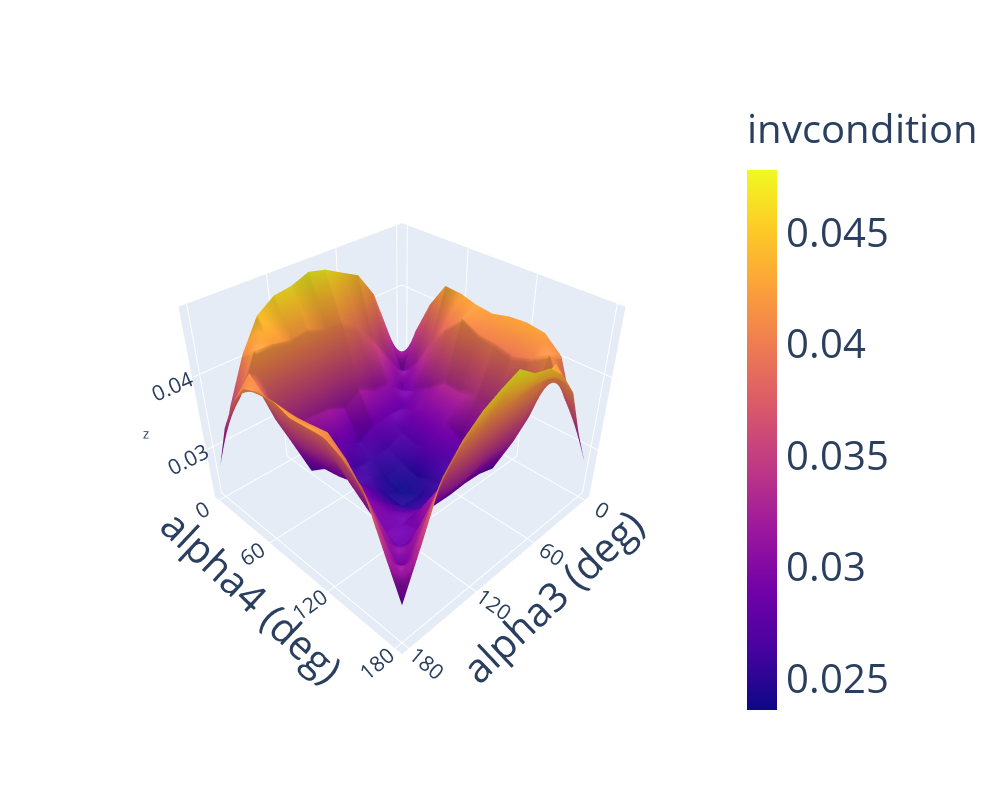
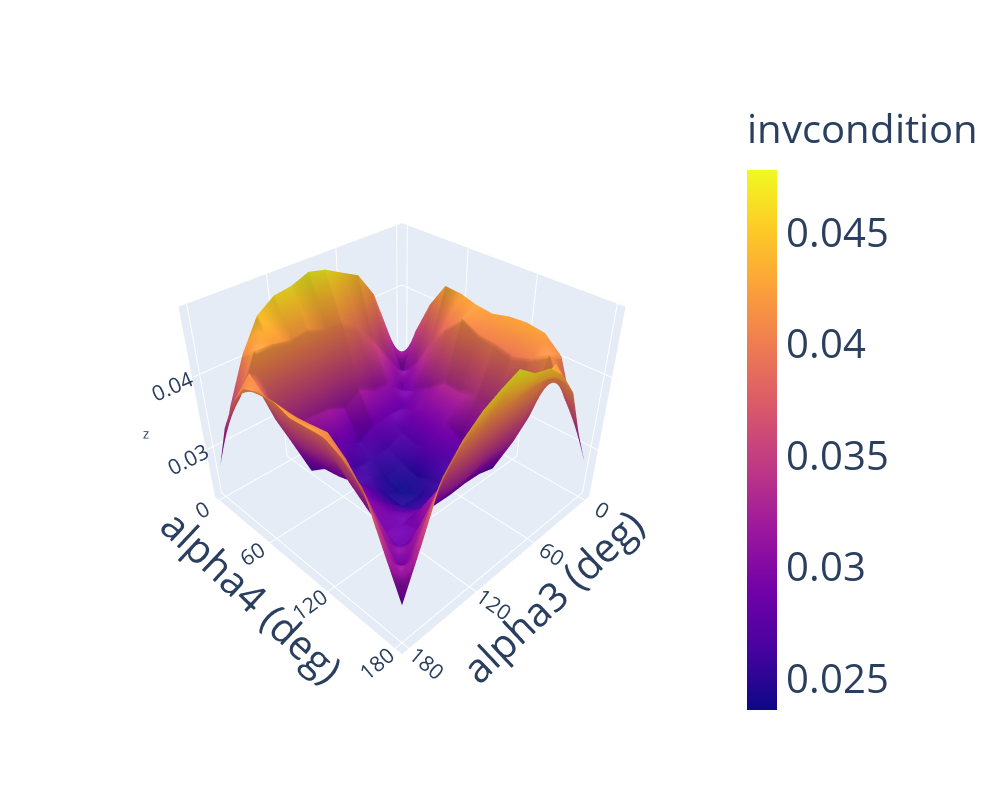

The notebook cell these images were saved under, in order:
### Code cell
plot_global_index_results(
    alpha_list_deg3=alpha3_list * 180 / np.pi,
    alpha_list_deg4=alpha4_list * 180 / np.pi,
    res_mat=result_matrix,
    plot_type="surface",
    method="invcondition",
    axes="all",
    isSave=True,
    step=step,
)

### Figure 1 — Plotly figure (JSON) as saved in the notebook; plotly's stock layout.template omitted (floating-point values rounded to 4 significant figures; data arrays with more than 128 entries replaced by an {"elided": "..."} marker saying what was removed)
{"data": [{"colorbar": {"tickfont": {"size": 40}, "title": {"font": {"size": 40}, "text": "invcondition"}}, "type": "surface", "x": [0.0, 15.0, 30.0, 45.0, 60.0, 75.0, 90.0, 105.0, 120.0, 135.0, 150.0, 165.0, 180.0], "y": [0.0, 15.0, 30.0, 45.0, 60.0, 75.0, 90.0, 105.0, 120.0, 135.0, 150.0, 165.0, 180.0], "z": {"elided": "13x13 float values"}}], "layout": {"autosize": true, "height": 800, "scene": {"aspectratio": {"x": 1, "y": 1, "z": 0.8}, "camera": {"eye": {"x": 1.5, "y": 1.5, "z": 1.5}, "up": {"x": 0, "y": 0, "z": 1}}, "xaxis": {"dtick": 60, "tickfont": {"size": 16}, "title": {"font": {"size": 40}, "text": "alpha3 (deg)"}}, "yaxis": {"dtick": 60, "tickfont": {"size": 16}, "title": {"font": {"size": 40}, "text": "alpha4 (deg)"}}, "zaxis": {"tickfont": {"size": 16}}}, "width": 1000}}

### Figure 2 — Plotly figure (JSON) as saved in the notebook; plotly's stock layout.template omitted (floating-point values rounded to 4 significant figures; data arrays with more than 128 entries replaced by an {"elided": "..."} marker saying what was removed)
{"data": [{"colorbar": {"tickfont": {"size": 40}, "title": {"font": {"size": 40}, "text": "invcondition"}}, "type": "surface", "x": [0.0, 15.0, 30.0, 45.0, 60.0, 75.0, 90.0, 105.0, 120.0, 135.0, 150.0, 165.0, 180.0], "y": [0.0, 15.0, 30.0, 45.0, 60.0, 75.0, 90.0, 105.0, 120.0, 135.0, 150.0, 165.0, 180.0], "z": {"elided": "13x13 float values"}}], "layout": {"autosize": true, "height": 800, "scene": {"aspectratio": {"x": 1, "y": 1, "z": 0.8}, "camera": {"eye": {"x": 1.5, "y": 1.5, "z": 1.5}, "up": {"x": 0, "y": 0, "z": 1}}, "xaxis": {"dtick": 60, "tickfont": {"size": 16}, "title": {"font": {"size": 40}, "text": "alpha3 (deg)"}}, "yaxis": {"dtick": 60, "tickfont": {"size": 16}, "title": {"font": {"size": 40}, "text": "alpha4 (deg)"}}, "zaxis": {"tickfont": {"size": 16}}}, "width": 1000}}
